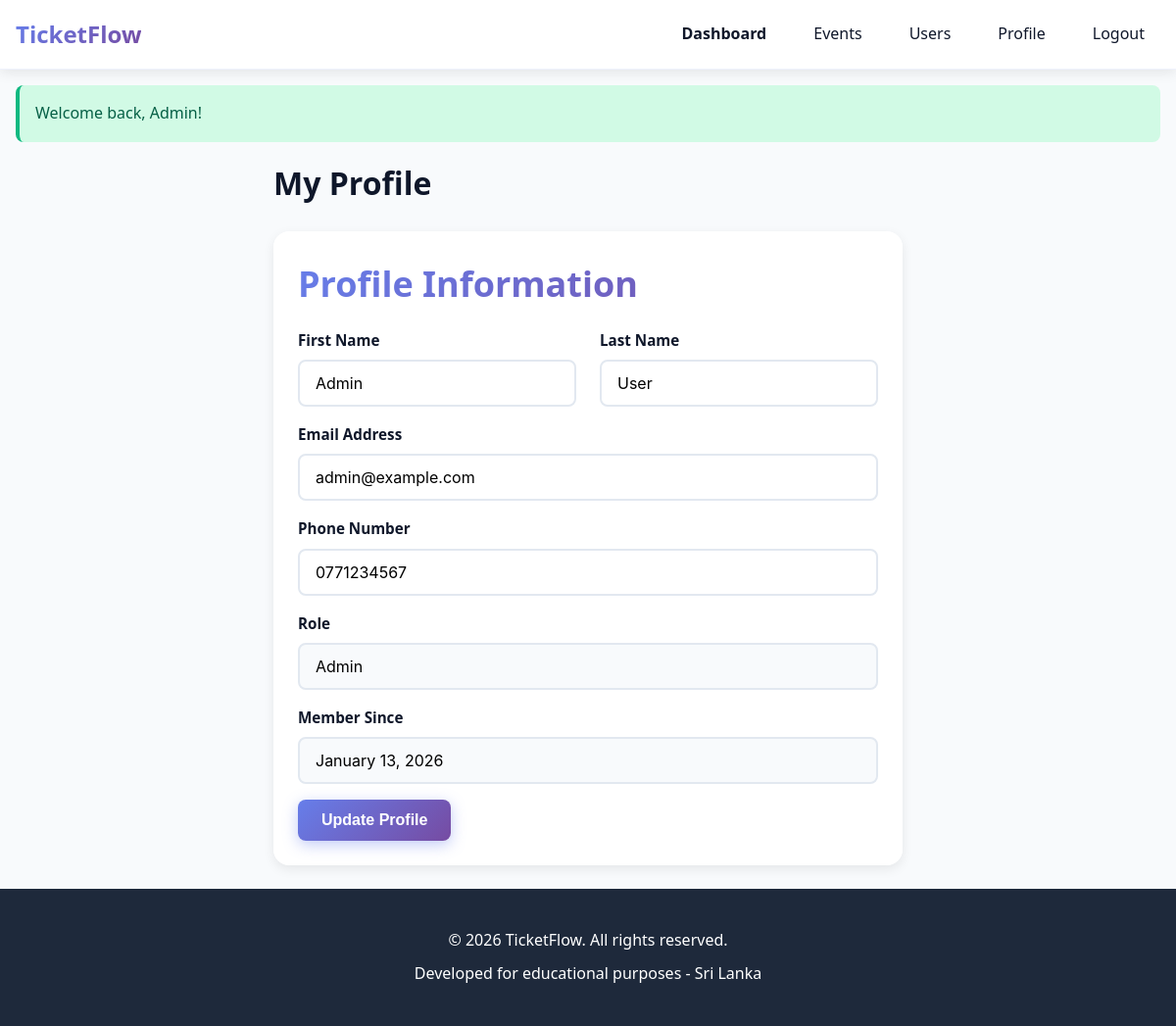
Screenshot of /profile (signed in) with the database file from the repository.
### tables this page shows
CREATE TABLE IF NOT EXISTS users (
    id INT PRIMARY KEY AUTO_INCREMENT,
    first_name VARCHAR(50) NOT NULL,
    last_name VARCHAR(50) NOT NULL,
    email VARCHAR(100) UNIQUE NOT NULL,
    phone VARCHAR(15) NOT NULL,
    password VARCHAR(255) NOT NULL,
    role ENUM('user', 'admin') DEFAULT 'user',
    created_at TIMESTAMP DEFAULT CURRENT_TIMESTAMP,
    updated_at TIMESTAMP DEFAULT CURRENT_TIMESTAMP ON UPDATE CURRENT_TIMESTAMP,
    INDEX idx_email (email),
    INDEX idx_role (role)
);

### controllers/UserController.php (called while the page is built, shortened)
<?php
function user_profile() {
    $userId = $_SESSION['user_id'];
    $user = user_get_by_id($userId);
    $data = [];
    $data['user'] = $user;
    view('user/profile', $data);
}

### models/User.php (called while the page is built, shortened)
<?php
function user_get_by_id($id) {
    $sql = "SELECT * FROM users WHERE id = :id";
    $params = [];
    $params[':id'] = $id;
    return db_query_one($sql, $params);
}

### views/user/profile.php (the view, shortened to what this page needs)
<?php
require_once __DIR__ . '/../layout/header.php';
?>
<main class="container">
    <h1 class="mb-3">My Profile</h1>
    <div style="max-width: 700px; margin: 0 auto;">
        <div class="card">
            <div class="card-header">
                <h2>Profile Information</h2>
            </div>
            <div class="card-body">
                <form method="POST" action="/Event/profile">
                    <div class="grid grid-2">
                        <div class="form-group">
                            <label class="form-label">First Name</label>
                            <input type="text" name="first_name" class="form-input" required
                                   value="<?php echo htmlspecialchars($user['first_name']); ?>">
                        </div>
                        <div class="form-group">
                            <label class="form-label">Last Name</label>
                            <input type="text" name="last_name" class="form-input" required
                                   value="<?php echo htmlspecialchars($user['last_name']); ?>">
                        </div>
                    </div>
                    <div class="form-group">
                        <label class="form-label">Email Address</label>
                        <input type="email" name="email" class="form-input" required
                               value="<?php echo htmlspecialchars($user['email']); ?>">
                    </div>
                    <div class="form-group">
                        <label class="form-label">Phone Number</label>
                        <input type="tel" name="phone" class="form-input" required
                               value="<?php echo htmlspecialchars($user['phone']); ?>">
                    </div>
                    <div class="form-group">
                        <label class="form-label">Role</label>
                        <input type="text" class="form-input" readonly
                               value="<?php echo ucfirst($user['role']); ?>"
                               style="background: var(--light-color);">
                    </div>
                    <div class="form-group">
                        <label class="form-label">Member Since</label>
                        <input type="text" class="form-input" readonly
                               value="<?php echo date('F j, Y', strtotime($user['created_at'])); ?>"
                               style="background: var(--light-color);">
                    </div>
                    <button type="submit" class="btn btn-primary">Update Profile</button>
                </form>
            </div>
        </div>
    </div>
</main>
<?php require_once __DIR__ . '/../layout/footer.php'; ?>

### public/css/style.css (style rules this page uses)
:root { --primary-color: #3b82f6; --primary-dark: #2563eb; --primary-light: #60a5fa; --secondary-color: #10b981; --secondary-dark: #059669; --danger-color: #ef4444; --warning-color: #f59e0b; --dark-color: #1e293b; --light-color: #f8fafc; --white: #ffffff; --text-primary: #0f172a; --text-secondary: #64748b; --gradient-primary: linear-gradient(135deg, #667eea 0%, #764ba2 100%); --gradient-secondary: linear-gradient(135deg, #f093fb 0%, #f5576c 100%); --gradient-success: linear-gradient(135deg, #4facfe 0%, #00f2fe 100%); --gradient-dark: linear-gradient(135deg, #2c3e50 0%, #3498db 100%); --spacing-sm: 0.5rem; --spacing-md: 1rem; --spacing-lg: 1.5rem; --spacing-xl: 2rem; --radius-sm: 0.375rem; --radius-md: 0.5rem; --radius-lg: 1rem; --radius-xl: 1.5rem; --shadow-sm: 0 2px 4px rgba(0, 0, 0, 0.05); --shadow-md: 0 4px 12px rgba(0, 0, 0, 0.08); --shadow-lg: 0 12px 24px rgba(0, 0, 0, 0.12); --shadow-xl: 0 20px 40px rgba(0, 0, 0, 0.15); --transition: all 0.3s cubic-bezier(0.4, 0, 0.2, 1); --transition-fast: all 0.15s ease; }
* { margin: 0; padding: 0; box-sizing: border-box; }
body { font-family: 'Segoe UI', Tahoma, Geneva, Verdana, sans-serif; line-height: 1.6; color: var(--text-primary); background-color: var(--light-color); min-height: 100vh; display: flex; flex-direction: column; }
.container { max-width: 1200px; margin: 0 auto; padding: 0 var(--spacing-md); }
main { flex: 1; padding: 4rem 0 2rem 0; }
.card { background: rgba(255, 255, 255, 0.95); backdrop-filter: blur(10px); border-radius: var(--radius-lg); box-shadow: var(--shadow-md); padding: var(--spacing-lg); margin-bottom: var(--spacing-lg); transition: var(--transition); border: 1px solid rgba(255, 255, 255, 0.3); position: relative; overflow: hidden; }
.card::before { content: ''; position: absolute; top: 0; left: 0; right: 0; height: 3px; background: var(--gradient-primary); opacity: 0; transition: var(--transition); }
.card-header { font-size: 1.5rem; font-weight: 700; margin-bottom: var(--spacing-md); color: var(--text-primary); background: linear-gradient(135deg, #667eea 0%, #764ba2 100%); -webkit-background-clip: text; -webkit-text-fill-color: transparent; background-clip: text; }
.card-body { color: var(--text-secondary); }
.grid { display: grid; gap: var(--spacing-lg); }
.grid-2 { grid-template-columns: repeat(2, 1fr); }
.btn { display: inline-block; padding: 0.75rem 1.5rem; border-radius: var(--radius-md); font-size: 1rem; font-weight: 600; text-align: center; cursor: pointer; border: none; transition: var(--transition); position: relative; overflow: hidden; text-decoration: none; }
.btn-primary { background: linear-gradient(135deg, #667eea 0%, #764ba2 100%); color: var(--white); box-shadow: 0 4px 15px rgba(102, 126, 234, 0.4); }
.form-group { margin-bottom: var(--spacing-md); }
.form-label { display: block; margin-bottom: var(--spacing-sm); font-weight: 600; color: var(--text-primary); font-size: 0.95rem; }
.form-input, .form-textarea, .form-select { width: 100%; padding: 0.75rem 1rem; border: 2px solid #e2e8f0; border-radius: var(--radius-md); font-size: 1rem; font-family: 'Inter', sans-serif; transition: var(--transition); background: var(--white); }
.mb-3 { margin-bottom: var(--spacing-lg); }

### rows the page displays
users: first_name "Admin", last_name "User", email "admin@example.com", phone "0771234567", role "Admin", created_at "January 13, 2026"

### other values shown
$_SESSION['success'] "Welcome back, Admin!"
